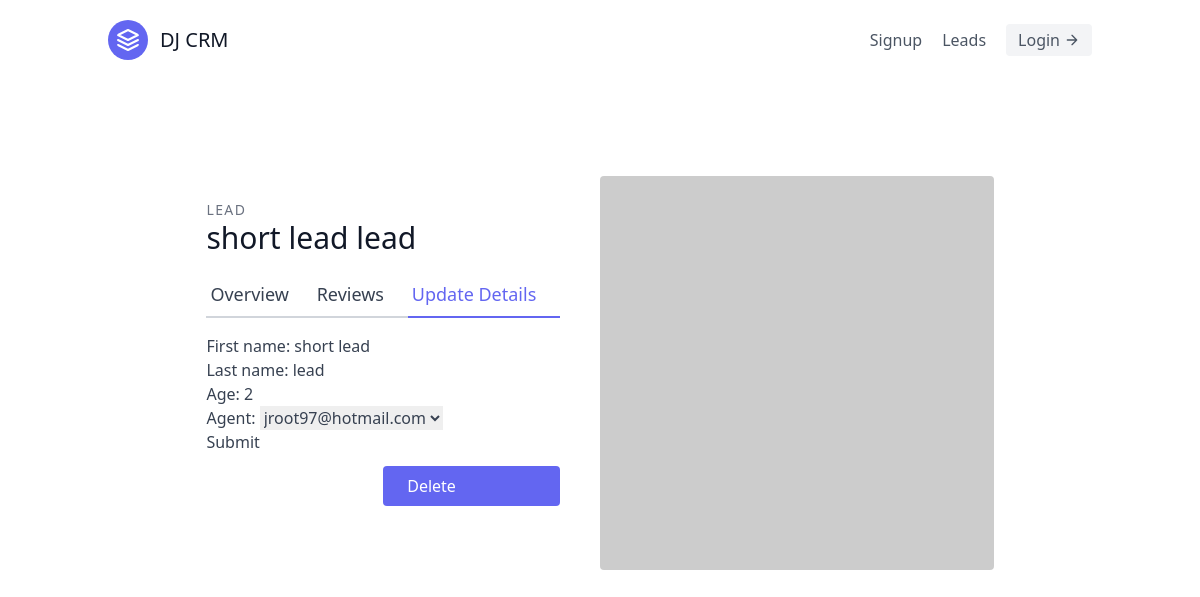
Page /leads/6/update/ on the committed database.
### leads/models.py (models this page shows, shortened)
class Lead(models.Model):
    first_name = models.CharField(max_length=20)
    last_name = models.CharField(max_length=20)
    age = models.IntegerField(default=0)
    agent = models.ForeignKey("Agent", on_delete=models.CASCADE)

### leads/views.py (the view, shortened to what this page needs)
# urls.py: path('<int:pk>/update/', LeadUpdateView.as_view(), name="lead-update"),
class LeadUpdateView(UpdateView):
    template_name = "leads/lead_update.html"
    queryset = Lead.objects.all()
    form_class = LeadModelForm

### leads/forms.py
class LeadModelForm(forms.ModelForm):
    class Meta:
        model = Lead
        fields = (
            'first_name',
            'last_name',
            'age',
            'agent'
        )

### leads/models.py (called while the page is built)
    def __str__(self):
        return self.user.email

### leads/templates/leads/lead_update.html
{% extends "base.html" %} {% block content %}
<section class="text-gray-700 body-font overflow-hidden">
  <div class="container px-5 py-24 mx-auto">
    <div class="lg:w-4/5 mx-auto flex flex-wrap">
      <div class="lg:w-1/2 w-full lg:pr-10 lg:py-6 mb-6 lg:mb-0">
        <h2 class="text-sm title-font text-gray-500 tracking-widest">LEAD</h2>
        <h1 class="text-gray-900 text-3xl title-font font-medium mb-4">
          {{ lead.first_name }} {{ lead.last_name }}
        </h1>
        <div class="flex mb-4">
          <a
            href="{% url 'leads:lead-detail' lead.pk %}"
            class="flex-grow border-b-2 border-gray-300 py-2 text-lg px-1"
          >
            Overview
          </a>
          <a class="flex-grow border-b-2 border-gray-300 py-2 text-lg px-1">
            Reviews
          </a>
          <a
            href="{% url 'leads:lead-update' lead.pk %}"
            class="flex-grow text-indigo-500 border-b-2 border-indigo-500 py-2 text-lg px-1"
          >
            Update Details
          </a>
        </div>
        <form form method="post">
          {% csrf_token %} {{ form.as_p }}
          <button type="submit">Submit</button>
        </form>
        <a
          href="{% url 'leads:lead-delete' lead.pk %}"
          class="w-1/2 mt-3 flex ml-auto text-white bg-indigo-500 border-0 py-2 px-6 focus:outline-none hover:bg-indigo-600 rounded"
        >
          Delete
        </a>
      </div>
      <img
        alt="ecommerce"
        class="lg:w-1/2 w-full lg:h-auto h-64 object-cover object-center rounded"
        src="https://dummyimage.com/400x400"
      />
    </div>
  </div>
</section>
{% endblock content %}

### rows in the picture
Lead: first_name "short lead", last_name "lead", age "2", agent "jroot97@hotmail.com"
